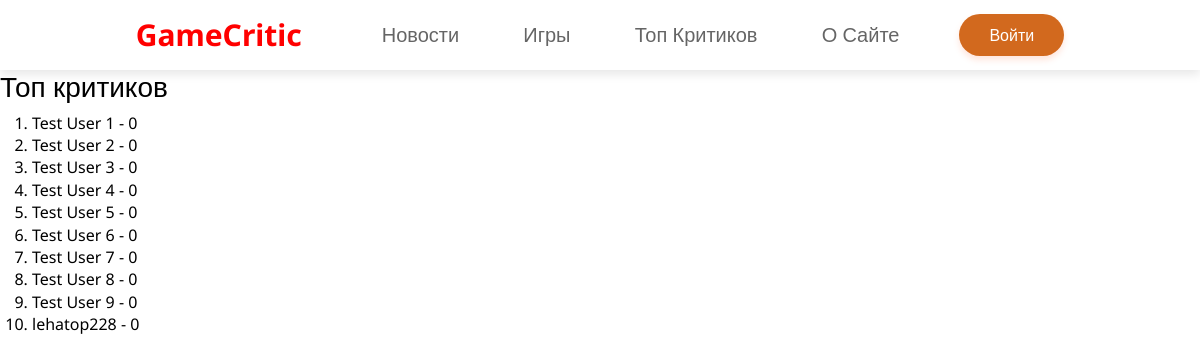
Page /top-users on the earlier database version.
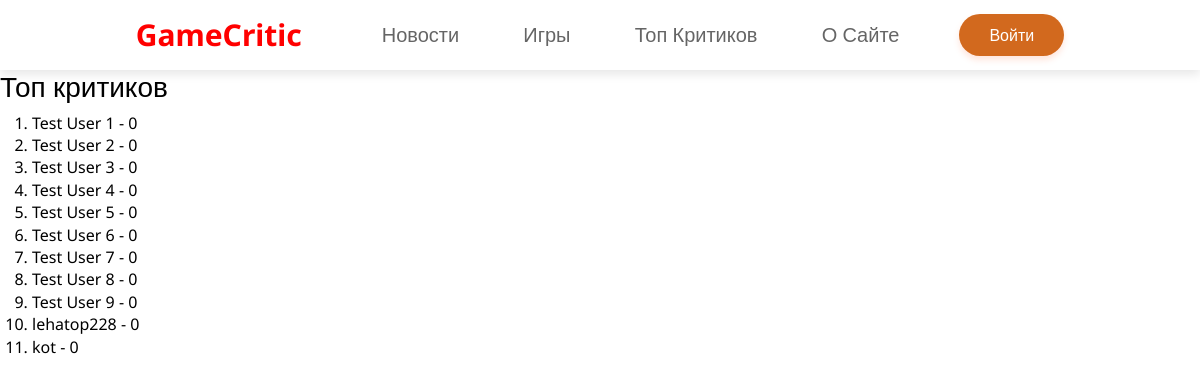
Same page on the later database version.
### data/users.py (models this page shows, shortened)
class User(SqlAlchemyBase, UserMixin):
    __tablename__ = 'users'
    id = sqlalchemy.Column(sqlalchemy.Integer, primary_key=True, autoincrement=True)
    login = sqlalchemy.Column(sqlalchemy.String, nullable=False, unique=True)
    name = sqlalchemy.Column(sqlalchemy.String, nullable=True)
    surname = sqlalchemy.Column(sqlalchemy.String, nullable=True)
    email = sqlalchemy.Column(sqlalchemy.String, nullable=True, unique=True)
    profile_photo = sqlalchemy.Column(sqlalchemy.String, nullable=True)
    rating = sqlalchemy.Column(sqlalchemy.Integer, default=0)
    certified = sqlalchemy.Column(sqlalchemy.Boolean, default=False)
    rank = sqlalchemy.Column(sqlalchemy.String, default='Любитель')
    hashed_password = sqlalchemy.Column(sqlalchemy.String, nullable=True)
    modified_date = sqlalchemy.Column(sqlalchemy.DateTime, default=datetime.datetime.now())
    reviews = orm.relationship('Review', back_populates='user')
    news = orm.relationship('News', back_populates='user')

### main.py (the view)
@app.route('/top-users')
def top_users():
    db_sess = db_session.create_session()
    users = db_sess.query(User).order_by(User.rating).all()
    return render_template('top_users.html', users=users)

### data/db_session.py (called while the page is built)
def create_session() -> Session:
    global __factory
    return __factory()

### templates/top_users.html (shortened to what this page needs)
{% extends "index.html" %}
{%block body%}
    <h3>Топ критиков</h3>
    <ol>
        {%for user in users%}
        <li>{{user.login}} - {{user.rating}}</li>
        {%endfor%}
    </ol>
{%endblock%}

Differences in the rows shown:
added User: login "kot", rating "0"
